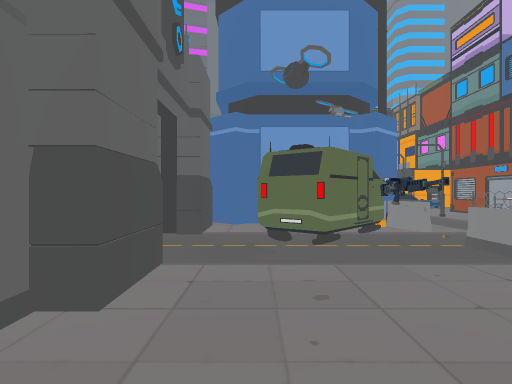
view 1 (above)

24 first-person views from a walk through a scene from a Unity 3-D project. The camera is 1.4 m above the floor, looks level and sees 75° across. The floor is counted in squares, 2 m on a side. Each view is taken from the middle of a square. On the plan, view 1 faces up. The plan holds only what a view shows up to about 10 squares ahead; the rest is blank. The place goes on beyond the plan. The player is left out. Door leaves are left out, so doorways stand open. Some surface patterns are stand-ins.

view 2
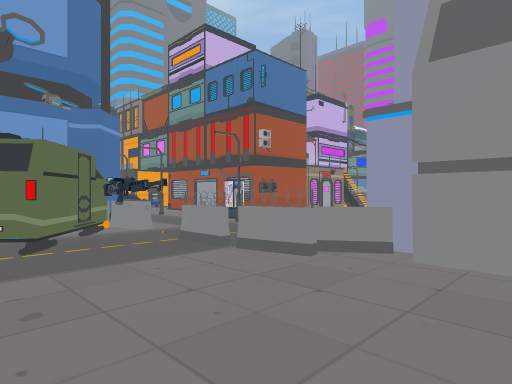

view 3
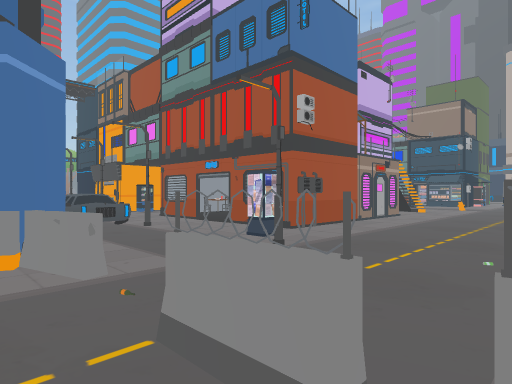

view 4
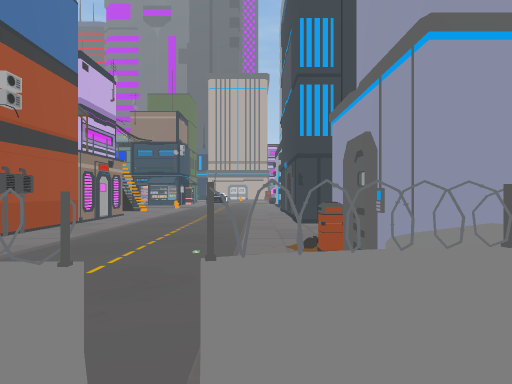

view 5
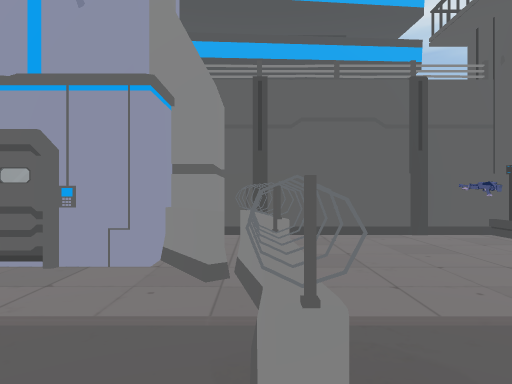

view 6
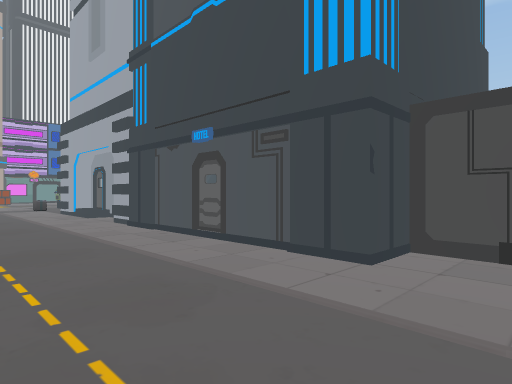

view 7
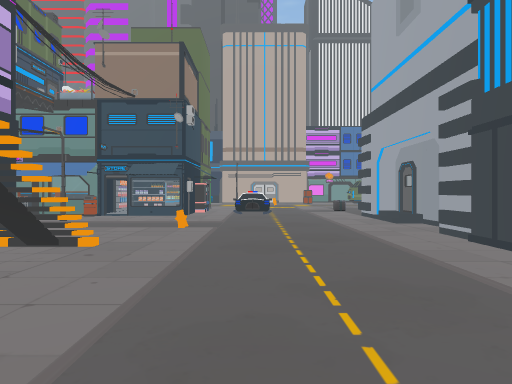

view 8
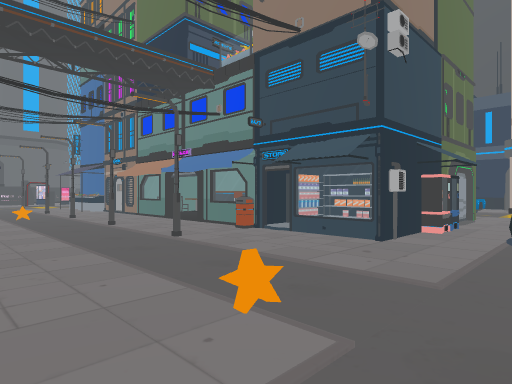

view 9
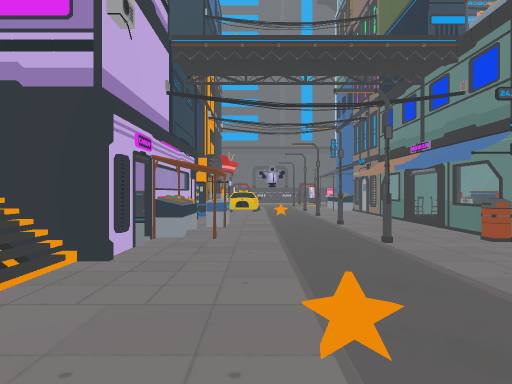

view 10
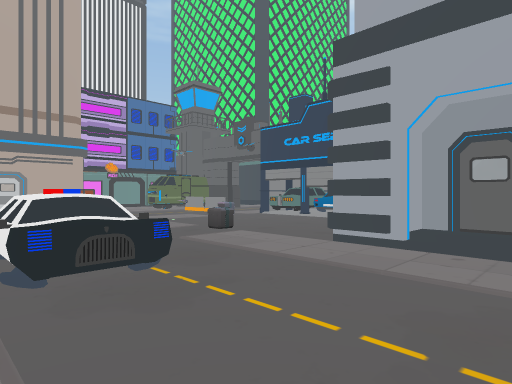

view 11
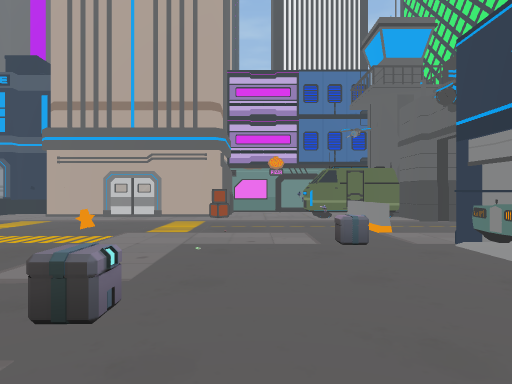

view 12
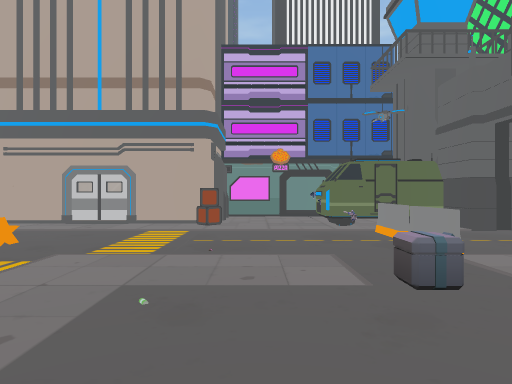

view 13
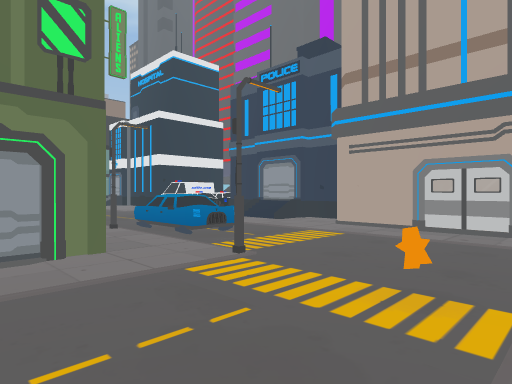

view 14
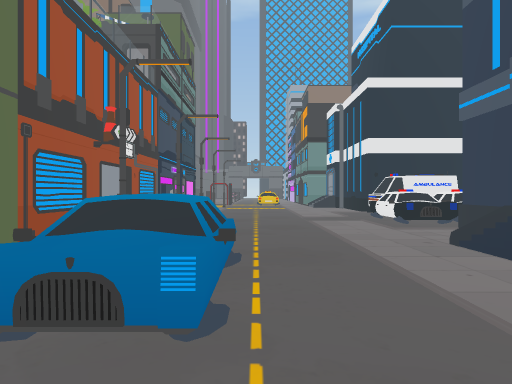

view 15
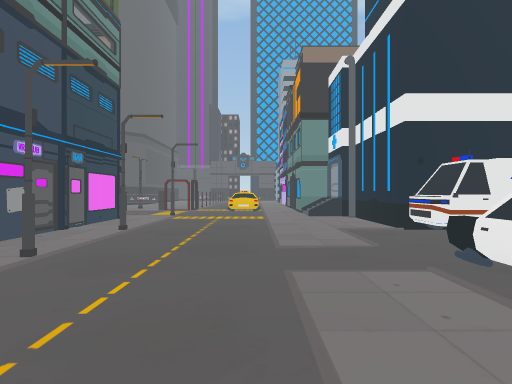

view 16
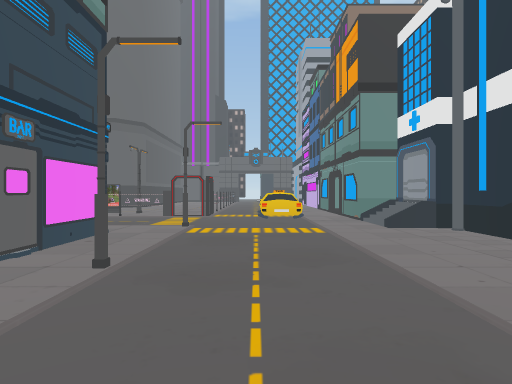

view 17
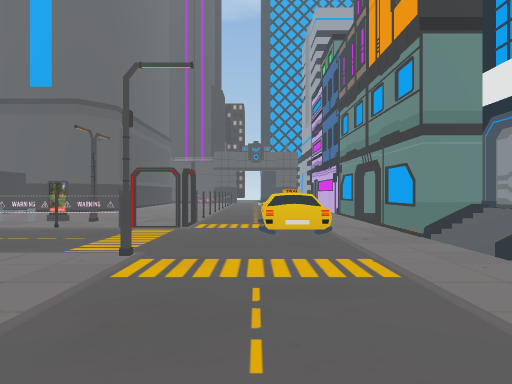

view 18
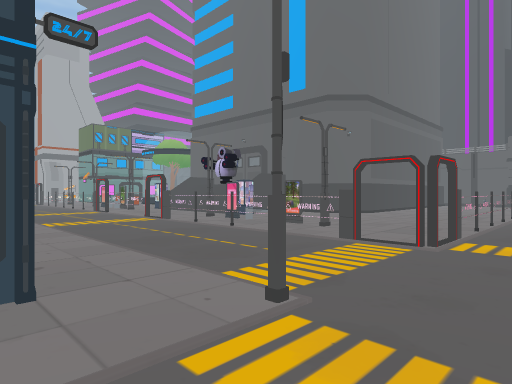

view 19
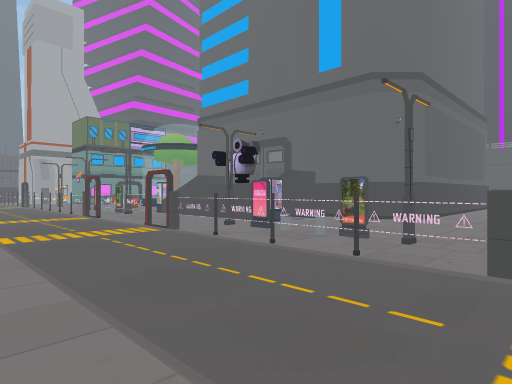

view 20
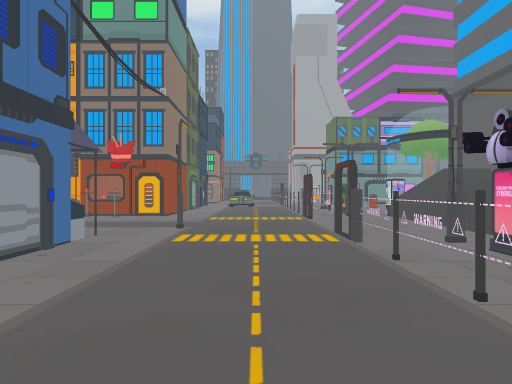

view 21
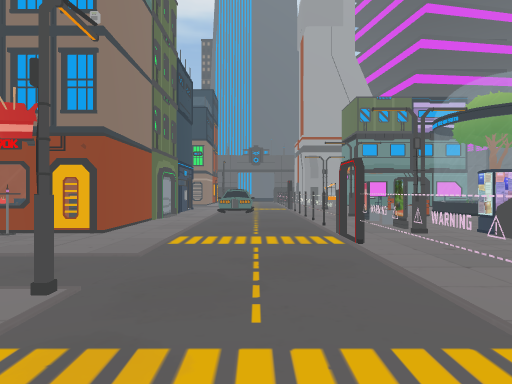

view 22
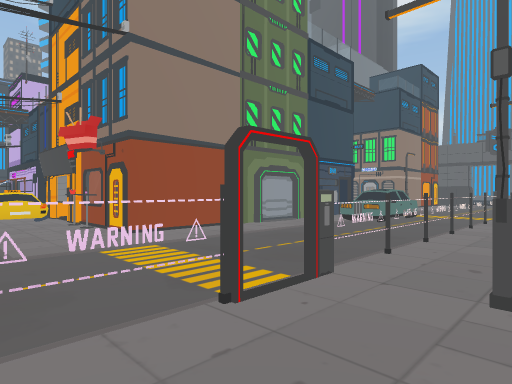

view 23
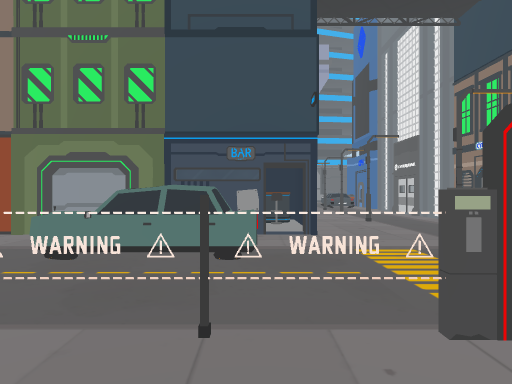

view 24
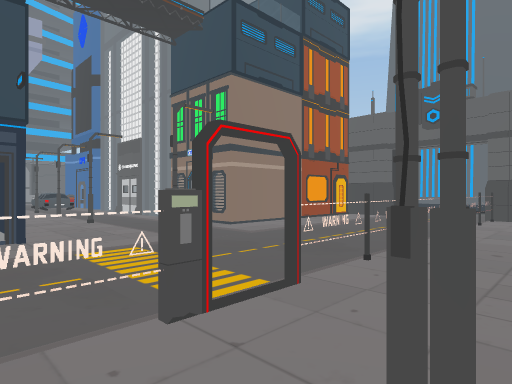

### Floor plan
Key: @ floor where view 1 was taken; # wall or solid block; x gap in a wall; . floor; / step, stairs or slope; D open door; = window, fence, low wall or low ledge; C car; B building; I bin; A box; T thing the floor can be seen under or through; E bench; O other object.
Columns run from 1 left of view 1 to 34 right of it. Each row starts with its distance up from view 1.
 31                        #.
 30                        #...
 29                BB   BBBB...=
 28                 #   #......=
 27            O... B O B......=.  ##
 26             ....B///B......=. .#
 25       ..#.  .E.#.....#Ex...=. .D
 24 ............................. .D
 23 ==  ===xx=======.#=#.TTTTT..CC.#
 22  ........CCC................CC.#
 21 ......#..CCC.......#.......#... BB
 20 ................................BB
 19 OOOOO...O  OO# O.... OO  O......B
 18   O O...OO O #OOO..  O   O......B
 17     #.#.OOO  # OCC.      #.#....#
 16     B...       OCC..     O......CCC
 15     B...      OOCCO..O  #O.......
 14       #.       O...#. O  #.#...CCC
 13               ##.....#O# # ....CCC
 12       #.        O..#..O    #...C#
 11      CC.=      =O....#O  # .....B
 10      CC.#      =O...I    # ..../B
  9     B...#      #...#.    #.CC../B
  8 #    ...      O/.....O   O.CC...B
  7 #BB#...O#  OOO./.....#O OO.C...B
  6 #. C=.#..........O.............B   B
  5 DCC..................CC .......B   B
  4 D.C.=.................. ...O...B
  3 #...#..........................B
  2 #.O.##BIO..#BB##B...B..O......AB##
  1 #....# B  ##  B  BBBB............#
  0 #@...#                ....O.OOC..D
 -1 ######                 ....==#C..
 -2                      BCCCC....C..
 -3                     BBCCCC DDD#

Where each view was taken, in squares from view 1:
view 1: 0 up, 0 right, facing up
view 2: 0 up, 0 right, facing up-right
view 3: 3 up, 2 right, facing up-right
view 4: 3 up, 2 right, facing right
view 5: 5 up, 3 right, facing down
view 6: 5 up, 8 right, facing down-right
view 7: 5 up, 10 right, facing right
view 8: 5 up, 15 right, facing up-right
view 9: 5 up, 16 right, facing up
view 10: 6 up, 17 right, facing down-right
view 11: 1 up, 20 right, facing right
view 12: 1 up, 22 right, facing right
view 13: 3 up, 23 right, facing up-right
view 14: 6 up, 27 right, facing up
view 15: 11 up, 28 right, facing up
view 16: 14 up, 27 right, facing up
view 17: 17 up, 27 right, facing up
view 18: 19 up, 27 right, facing up-left
view 19: 20 up, 25 right, facing up-left
view 20: 22 up, 24 right, facing left
view 21: 22 up, 20 right, facing left
view 22: 25 up, 17 right, facing down-left
view 23: 25 up, 8 right, facing down
view 24: 25 up, 8 right, facing down-left
